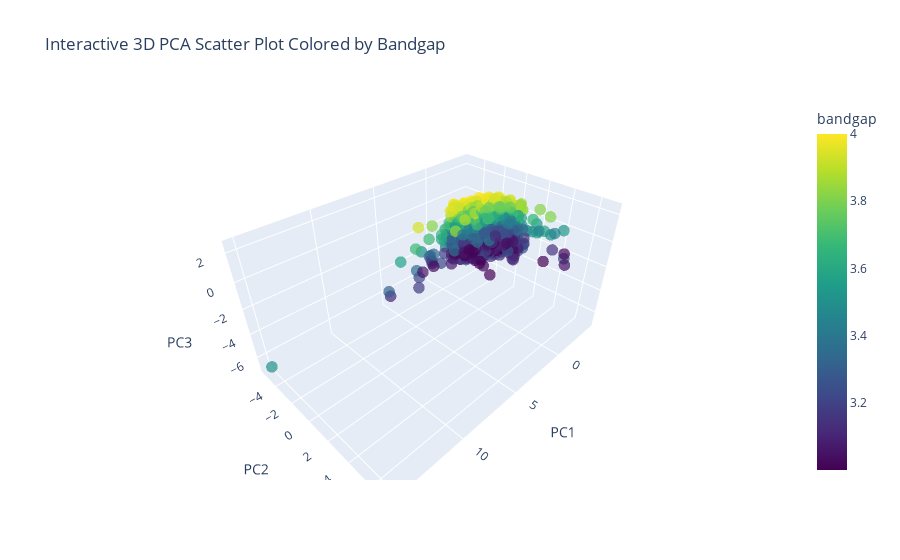

Here is the notebook cell this chart was saved with:
### Code cell
import plotly.express as px
from sklearn.decomposition import PCA

# Run PCA with 3 components
pca3 = PCA(n_components=3)
X_pca3 = pca3.fit_transform(X_scaled)

# Build DataFrame for plotting
pca_df = pd.DataFrame(X_pca3, columns=["PC1", "PC2", "PC3"])
pca_df["bandgap"] = df_candidates["optb88vdw_bandgap"].values
pca_df["formula"] = df_candidates["formula"].values
pca_df["jid"] = df_candidates["jid"].values

# Interactive 3D scatter plot
fig = px.scatter_3d(
    pca_df,
    x="PC1", y="PC2", z="PC3",
    color="bandgap",
    hover_data=["jid", "formula", "bandgap"],
    color_continuous_scale="Viridis",
    title="Interactive 3D PCA Scatter Plot Colored by Bandgap"
)

fig.update_traces(marker=dict(size=4, opacity=0.7))
fig.show()

print("Explained variance ratio (PC1–PC3):", pca3.explained_variance_ratio_)

### Figure 1 — Plotly figure (JSON) as saved in the notebook; plotly's stock layout.template omitted (floating-point values rounded to 4 significant figures; data arrays with more than 128 entries replaced by an {"elided": "..."} marker saying what was removed)
{"data": [{"customdata": {"elided": "2059x3 mixed values"}, "hovertemplate": "PC1=%{x}<br>PC2=%{y}<br>PC3=%{z}<br>jid=%{customdata[0]}<br>formula=%{customdata[1]}<br>bandgap=%{marker.color}<extra></extra>", "legendgroup": "", "marker": {"color": {"elided": "2059 float values"}, "coloraxis": "coloraxis", "opacity": 0.7, "size": 4, "symbol": "circle"}, "mode": "markers", "name": "", "scene": "scene", "showlegend": false, "type": "scatter3d", "x": {"elided": "2059 float values"}, "y": {"elided": "2059 float values"}, "z": {"elided": "2059 float values"}}], "layout": {"coloraxis": {"colorbar": {"title": {"text": "bandgap"}}, "colorscale": [[0, "#440154"], [0.1111, "#482878"], [0.2222, "#3e4989"], [0.3333, "#31688e"], [0.4444, "#26828e"], [0.5556, "#1f9e89"], [0.6667, "#35b779"], [0.7778, "#6ece58"], [0.8889, "#b5de2b"], [1, "#fde725"]]}, "legend": {"tracegroupgap": 0}, "scene": {"domain": {"x": [0, 1], "y": [0, 1]}, "xaxis": {"title": {"text": "PC1"}}, "yaxis": {"title": {"text": "PC2"}}, "zaxis": {"title": {"text": "PC3"}}}, "title": {"text": "Interactive 3D PCA Scatter Plot Colored by Bandgap"}}}
